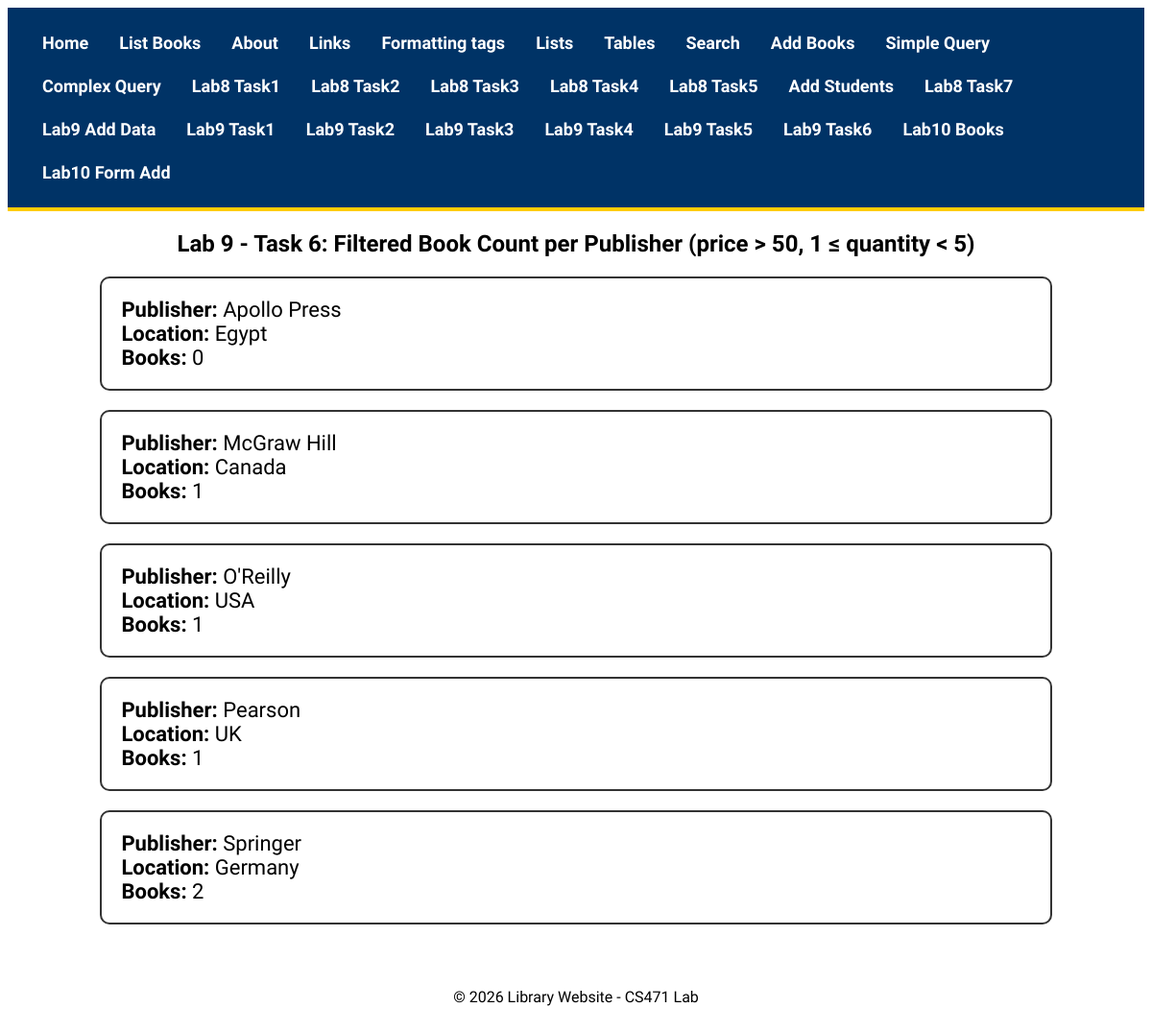
Page /lab9/task6/ on the committed database.
### apps/bookmodule/models.py (models this page shows, shortened)
class Publisher(models.Model):
    name = models.CharField(max_length=200)
    location = models.CharField(max_length=300)

### apps/bookmodule/views.py (the view)
# urls.py: path('lab9/task6/', views.lab9_task6, name='books.lab9.task6'),
def lab9_task6(request):
    publishers = Publisher.objects.annotate(
        filtered_count=Count(
            'lab9book',
            filter=Q(
                lab9book__price__gt=50,
                lab9book__quantity__lt=5,
                lab9book__quantity__gte=1,
            )
        ),
    ).order_by('name')
    return render(
        request,
        'bookmodule/lab9_task6.html',
        {'publishers': publishers}
    )

### apps/templates/bookmodule/lab9_task6.html (shortened to what this page needs)
{% extends "layouts/base.html" %}
{% block content %}
<h2 style="text-align:center;">
    Lab 9 - Task 6: Filtered Book Count per Publisher (price > 50, 1 ≤ quantity < 5)
</h2>
{% for publisher in publishers %}
<div style="
width:80%;
margin:20px auto;
padding:20px;
border:2px solid #333;
border-radius:10px;
font-size:22px;
">
    <strong>Publisher:</strong> {{ publisher.name }}
    <br>
    <strong>Location:</strong> {{ publisher.location }}
    <br>
    <strong>Books:</strong>
    {{ publisher.filtered_count }}
</div>
{% endfor %}
{% endblock %}

### apps/static/styles.css (style rules this page uses)
body { font-family: 'Tajawal', sans-serif; }

### rows in the picture
Publisher: name "Apollo Press", location "Egypt", filtered_count "0"
Publisher: name "McGraw Hill", location "Canada", filtered_count "1"
Publisher: name "O'Reilly", location "USA", filtered_count "1"
Publisher: name "Pearson", location "UK", filtered_count "1"
Publisher: name "Springer", location "Germany", filtered_count "2"
